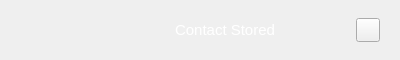
<?xml version="1.0" encoding="UTF-8"?>
<ui version="4.0">
 <class>SnackBar</class>
 <widget class="QDialog" name="SnackBar">
  <property name="geometry">
   <rect>
    <x>0</x>
    <y>0</y>
    <width>400</width>
    <height>60</height>
   </rect>
  </property>
  <property name="minimumSize">
   <size>
    <width>0</width>
    <height>60</height>
   </size>
  </property>
  <property name="maximumSize">
   <size>
    <width>16777215</width>
    <height>60</height>
   </size>
  </property>
  <property name="windowTitle">
   <string>Form</string>
  </property>
  <layout class="QHBoxLayout" name="horizontalLayout">
   <property name="spacing">
    <number>0</number>
   </property>
   <property name="leftMargin">
    <number>0</number>
   </property>
   <property name="topMargin">
    <number>0</number>
   </property>
   <property name="rightMargin">
    <number>0</number>
   </property>
   <property name="bottomMargin">
    <number>0</number>
   </property>
   <item>
    <widget class="QWidget" name="snackContainer" native="true">
     <property name="styleSheet">
      <string notr="true"/>
     </property>
     <layout class="QHBoxLayout" name="horizontalLayout_2" stretch="0,2,0">
      <property name="spacing">
       <number>0</number>
      </property>
      <property name="rightMargin">
       <number>20</number>
      </property>
      <item>
       <spacer name="horizontalSpacer">
        <property name="orientation">
         <enum>Qt::Horizontal</enum>
        </property>
        <property name="sizeHint" stdset="0">
         <size>
          <width>40</width>
          <height>20</height>
         </size>
        </property>
       </spacer>
      </item>
      <item alignment="Qt::AlignHCenter|Qt::AlignVCenter">
       <widget class="QLabel" name="label">
        <property name="styleSheet">
         <string notr="true">padding-left:45px;
font-size: 15px;
color:white;</string>
        </property>
        <property name="text">
         <string>Contact Stored</string>
        </property>
        <property name="alignment">
         <set>Qt::AlignCenter</set>
        </property>
       </widget>
      </item>
      <item alignment="Qt::AlignVCenter">
       <widget class="QPushButton" name="pushButton">
        <property name="minimumSize">
         <size>
          <width>24</width>
          <height>24</height>
         </size>
        </property>
        <property name="maximumSize">
         <size>
          <width>24</width>
          <height>24</height>
         </size>
        </property>
        <property name="focusPolicy">
         <enum>Qt::NoFocus</enum>
        </property>
        <property name="autoFillBackground">
         <bool>true</bool>
        </property>
        <property name="styleSheet">
         <string notr="true"/>
        </property>
        <property name="text">
         <string/>
        </property>
       </widget>
      </item>
     </layout>
    </widget>
   </item>
  </layout>
 </widget>
 <resources/>
 <connections/>
</ui>
